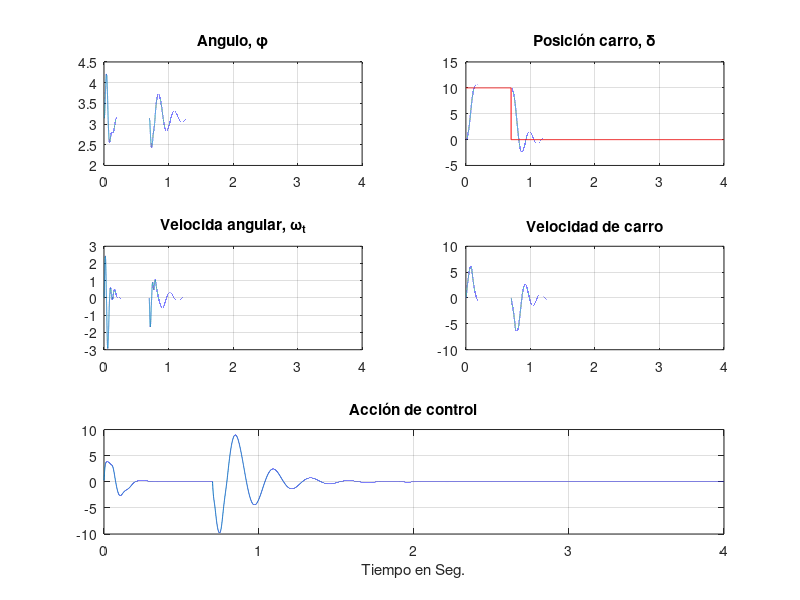
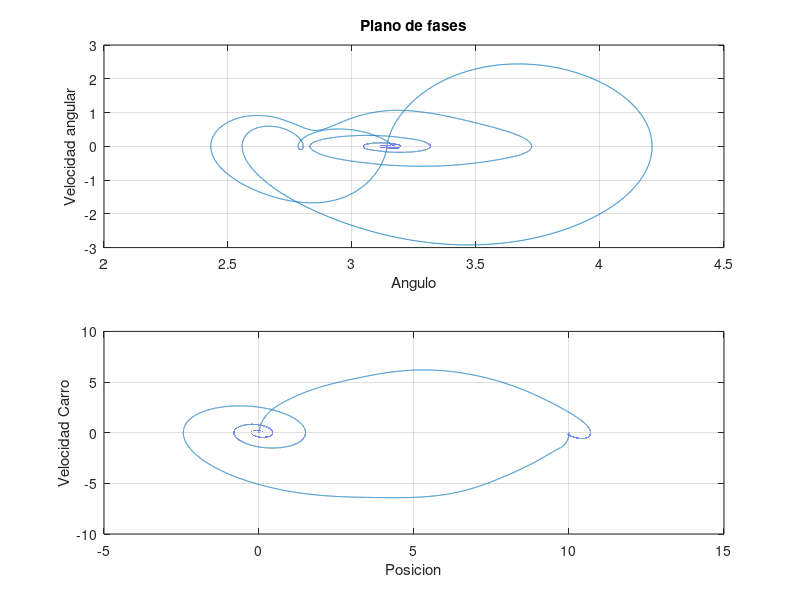

Write MATLAB code to recreate these figures, in order.
clc;clear all;%close all;
Ts=.01;T=4; At=5e-4; Kmax=T/At; 
tl=linspace(0,T,Kmax+1);t=linspace(0,T,Kmax*(Ts/At)+1);
m=0.1;F=0.1;long=0.6;g=9.8;M=0.5;dRef=10;fiRef=0;zonaMuerta=2/(2^7);
%_________Matrices_________________________________________________________
%_________Equilibrio inestable_____________________________________________
%{
Ac =[ 0 1 0 0;
    0 -F/M -(g*m)/M 0;
    0 0 0 1;
    0 F/(M*long) g*(M+m)/(M*long) 0];
Bc =[0;
   1/M;
   0;
   -1/(M*long)];
%}
%_________Equilibrio estable_______________________________________________ 
Ac=[ 0 1 0 0;
     0 -F/M -(g*m)/M 0;
     0 0 0 1;
     0 -F/(M*long) -(g*(M+m)/(M*long)) 0];
Bc=[ 0;
     1/M;
     0;
     1/(M*long)];
C = [1 0 0 0;
     0 0 1 0];             %salida posicion y angulo
D = 0;
%__________Discretizacion__________________________
sys_c=ss(Ac,Bc,C,D);
sys_d=c2d(sys_c,Ts,'zoh');
[num, den]=ss2tf(sys_d.A,sys_d.B,sys_d.C,sys_d.D,1);
% tranF=tf(num,den);
A = sys_d.A;
B = sys_d.B;
%________Construccion del sist. ampliado_________
Caux=C(1,:);             %Tomando salida monovariable
nVar=5;                  %numero de variables de estados
[rA,cA]=size(A);
[rC,cC]=size(Caux);
Aa = [A zeros(rA,rC);-Caux*A eye(rC)];
Ba = [B; -Caux*B];
Ma=[Ba];
for i=1:nVar-1
    Ma=[Ma Aa^i*Ba];
end
rank(Ma)%rank(ctrb(Aa,Ba));
%_________Controlador por LQR Discreto_____________________________________
d=[1 100 1000 .1 .1];  %Ts=0.01
Q = diag(d);
R = 100;
[K,P] = dlqr(Aa,Ba,Q,R);
KI=-K(end);
Ka=K(1:end-1);
disp('Polos a lazo cerrado: ')
eig(Aa-Ba*K)
%_________Calculo observador Discreto______________________________________
Ao=A';
Bo=C';
Co=B';
obs=length(A)-rank(obsv(A,C)); %si es cero comprueba que es observable
d= 100*[1 100 1000 .1]; %Ts=0.01
Qo=diag(d);
dr=1*[1 1];     %Ts=0.01
R=diag(dr);
[Ko,Po] =dlqr(Ao,Bo,Qo,R); 
disp('Polos del observador')
eig(A-Ko'*C)
%__________Vectores de salida______________________________________________
d=zeros(1,int32(Kmax*(Ts/At)+1));dp=zeros(1,int32(Kmax*(Ts/At)+1));
fi=zeros(1,int32(Kmax*(Ts/At)+1));fip=zeros(1,int32(Kmax*(Ts/At)+1));
u=zeros(1,int32(Kmax*(Ts/At)+1));
dl=zeros(1,int32(Kmax+1));dpl=zeros(1,int32(Kmax+1));
fil=zeros(1,int32(Kmax+1));fipl=zeros(1,int32(Kmax+1));
ref=zeros(1,int32(Kmax+1));
ul=zeros(1,int32(Kmax+1));uk=zeros(1,int32(Kmax+1));
e1=zeros(1,int32(Kmax+1));e1l=zeros(1,int32(Kmax+1));
%__________Condiciones iniciales___________________________________________
angulo_inicial=pi;
fi(1)=angulo_inicial;fil(1)=angulo_inicial;
estados=[d(1);dp(1);fi(1);fip(1)];
Xop=[0 0 pi 0]';x=[dl(1) dpl(1) fil(1) fipl(1)]';dpp=0;fipp=0;
xol=[0 0 0 0]';xo=[0 0 0 0]';            %inicializacion para el observador
jj=1;
flag=1;
ii=0;
kk=0;          %lleva la cuenta del tiempo que comprueba si llego al regimen
tslim=3000*At; %tiempò limite en caso de no llegar a regimen.
ts=5*At; %tiempo para decidir si dp esta cerca de cero y asi confirmar que llego a la referencia de 10
dplim=1e-4;
for i=1:Kmax
    ref(i)=dRef;
    %_________Funcion de liapunov_____________________________
%     V(i) = estados'*P*estados; %cambiar en tiempo discreto!!!
    %_________Accion de control para modelo no lineal______________________
    Y = C * estados;
    e1(i+1)    = e1(i) + dRef - Y(1);
    uk(i) = -K*[estados-Xop;e1(i+1)]; %accion de control lineal con estados ampliados
%     uk(i) = -K*[xo-Xop;e1(i+1)]; %con observador
    %_________Funcional de costo___________________________________________
%     J(i+1) = J(i) + (estados'*Q*estados + u(i)'*R*u(i))*At; %no se emplea C'*Q*C por que solo tendria en cuenta un estado ya que C aca es [1 0 0 0]
%     cambiar en tiempo discreto!!!
    %_________Zona muerta__________________________________________________
    %zona muerta en la accion de control lineal
% {
    if(ul(i)<-zonaMuerta)
        ul(i)=ul(i)+zonaMuerta;
    elseif (ul(i)>= zonaMuerta)
        ul(i)=ul(i)-zonaMuerta;
    else
        ul(i)=0;
    end
    %zona muerta en la accion de control no lineal
    if(uk(i)<-zonaMuerta)
        uk(i)=uk(i)+zonaMuerta;
    elseif (uk(i)>= zonaMuerta)
        uk(i)=uk(i)-zonaMuerta;
    else
        uk(i)=0;
    end
%}
    %_________Saturacion en la accion de control___________________________
    uk(i)=min(10,max(-10,uk(i)));
            %       _________Cambio del valor de la masa_________________________________
% {        
    if (9.99 < d(jj) && flag)
        kk=kk+At;
        if(kk>=tslim)
            flag=0;
        else
            if(abs(dp(jj))<dplim)
                ii = ii +At;
            end
            if(ii>ts)
                flag = 0;
                m = 10*m;
                dRef=0;
            end
        end
    end
%}
    %_________Sistema no lineal____________________________________________
    for j=1:Ts/At
        u(jj)=uk(i);
        dpp      = (long*m*sin(fi(jj))*fip(jj)^2+ u(jj) - F * dp(jj) - fipp * long * m * cos(fi(jj)))/(M+m);
        fipp     = (-dpp * cos(fi(jj))+g*sin(fi(jj)))*(1/long);
        dp(jj+1)  = dp(jj)   + dpp *At;
        d(jj+1)   = d(jj)    + dp(jj)*At;
        fip(jj+1) = fip(jj)  + fipp*At;
        fi(jj+1)  = fi(jj)   + fip(jj)*At;
        estados=[d(jj);dp(jj);fi(jj);fip(jj)];
        jj=jj+1;
    end
    %_________________observador con estados no lineal_____________________
    xo = A*(xo-Xop)+B*uk(i)+Ko'*(Y - C * xo);
end
%_____________Sistema Lineal___________________________
%Nota: No funciona con el modelo discreto, pero si con el de tiempo
%continuo
%{
for i=1:Kmax
    %_________Accion de control para modelo lineal_________________________
    Yl = C * x;
    e1l(i+1)    = e1l(i) + dRef - Yl(1);
    %     e2l(i+1)    = e2l(i) + fiRef - Yl(2);
    ul(i) = -K*[x+Xop;e1l(i+1)]; %accion de control lineal con estados ampliados
%     ul(i) = -K*[xol+Xop;e1l(i+1)]; %con observador 
%   ul(i)=min(1,max(-1,ul(i)));
    %__________Sistema lineal_________________________________
    x           =A*(x-Xop)+B*ul(i);
%     xp=Ac*(x-Xop)+Bc*ul(i);
%     x=x+xp*Ts;
    dl(i+1)     =x(1);
    dpl(i+1)    =x(2);
    fil(i+1)    =x(3);
    fipl(i+1)   =x(4);
   %_________________observador discreto___________________________________
%     xol         = A*(xol-Xop)+B*ul(i)+Ko'*(Yl - C * xol);
end
%}
% ul(i+1)=ul(i);
u(jj)=u(jj-1);
ref(i+1) = ref(i);
color='--';
figure(1)
subplot(3,2,1);
plot(t,fi);hold on;
% plot(tl,fil,color);hold on;
% legend('No lineal','Lineal');
plot(t,pi*ones(size(t)),'k--');hold on;
grid on;
title('Angulo, \phi');
subplot(3,2,3);
plot(t,fip);hold on;
% plot(tl,fipl,color);hold on;
grid on;
title('Velocida angular, \omega_t');
subplot(3,2,2); 
plot(t,d);hold on;
% plot(tl,dl,color);hold on;
plot(tl,ref,'r');hold on;
grid on;
title('Posición carro, \delta');
subplot(3,2,4);
plot(t,dp);hold on;
% plot(tl,dpl,color);hold on;
grid on;
title('Velocidad de carro');
subplot(3,1,3);
plot(t,u);hold on;
% plot(tl,ul);hold on;
grid on;
title('Acción de control');xlabel('Tiempo en Seg.');hold on;
%_________________Plano de fases___________________________________________
figure(2)
subplot(2,2,1:2);
plot(fi,fip);hold on;
% plot(fil,fipl);hold on;
grid on;
xlabel('Angulo');ylabel('Velocidad angular');
title('Plano de fases');
subplot(2,2,3:4);
plot(d,dp);hold on;
% plot(dl,dpl);hold on;
grid on;
xlabel('Posicion del Carro');ylabel('Velocidad del Carro');
xlabel('Posicion');ylabel('Velocidad Carro');
